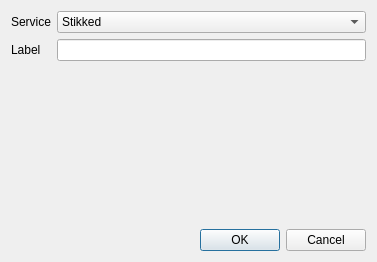
<?xml version="1.0" encoding="UTF-8"?>
<ui version="4.0">
 <class>PasteServiceEditDialog</class>
 <widget class="QDialog" name="PasteServiceEditDialog">
  <property name="geometry">
   <rect>
    <x>0</x>
    <y>0</y>
    <width>377</width>
    <height>262</height>
   </rect>
  </property>
  <property name="windowTitle">
   <string>Dialog</string>
  </property>
  <layout class="QVBoxLayout" name="verticalLayout">
   <item>
    <layout class="QFormLayout" name="formLayout">
     <item row="0" column="0">
      <widget class="QLabel" name="label_3">
       <property name="text">
        <string>Service</string>
       </property>
      </widget>
     </item>
     <item row="0" column="1">
      <widget class="QComboBox" name="pasteServiceComboBox">
       <item>
        <property name="text">
         <string>Stikked</string>
        </property>
       </item>
       <item>
        <property name="text">
         <string>Pastebin.com</string>
        </property>
       </item>
      </widget>
     </item>
     <item row="1" column="0">
      <widget class="QLabel" name="labelLabel">
       <property name="text">
        <string>Label</string>
       </property>
      </widget>
     </item>
     <item row="1" column="1">
      <widget class="QLineEdit" name="labelLineEdit"/>
     </item>
    </layout>
   </item>
   <item>
    <widget class="QStackedWidget" name="pasteStackedWidget">
     <property name="currentIndex">
      <number>-1</number>
     </property>
    </widget>
   </item>
   <item>
    <widget class="QDialogButtonBox" name="buttonBox">
     <property name="orientation">
      <enum>Qt::Horizontal</enum>
     </property>
     <property name="standardButtons">
      <set>QDialogButtonBox::Cancel|QDialogButtonBox::Ok</set>
     </property>
    </widget>
   </item>
  </layout>
 </widget>
 <resources/>
 <connections>
  <connection>
   <sender>buttonBox</sender>
   <signal>accepted()</signal>
   <receiver>PasteServiceEditDialog</receiver>
   <slot>accept()</slot>
   <hints>
    <hint type="sourcelabel">
     <x>248</x>
     <y>254</y>
    </hint>
    <hint type="destinationlabel">
     <x>157</x>
     <y>274</y>
    </hint>
   </hints>
  </connection>
  <connection>
   <sender>buttonBox</sender>
   <signal>rejected()</signal>
   <receiver>PasteServiceEditDialog</receiver>
   <slot>reject()</slot>
   <hints>
    <hint type="sourcelabel">
     <x>316</x>
     <y>260</y>
    </hint>
    <hint type="destinationlabel">
     <x>286</x>
     <y>274</y>
    </hint>
   </hints>
  </connection>
  <connection>
   <sender>pasteServiceComboBox</sender>
   <signal>currentIndexChanged(int)</signal>
   <receiver>pasteStackedWidget</receiver>
   <slot>setCurrentIndex(int)</slot>
   <hints>
    <hint type="sourcelabel">
     <x>213</x>
     <y>21</y>
    </hint>
    <hint type="destinationlabel">
     <x>188</x>
     <y>145</y>
    </hint>
   </hints>
  </connection>
 </connections>
</ui>
